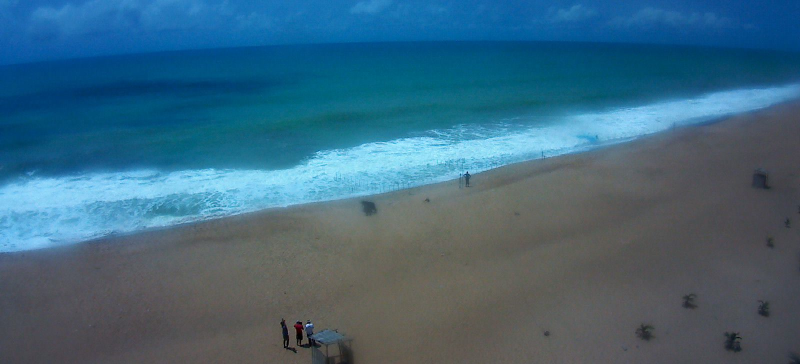
#> input picture resources/sample_frame_release.jpg, 1600 x 728 px (shown at 1/2 size)
$ python preprocessor.py   (Python 2 division)   (older library calls are emulated)
#> lines starting #> are read from the running program, lines starting #| are printed output that depends on the picture
### config.py
"""Configuration for the Grand Popo surface current analysis experiment.

Written by P. DERIAN 2017-01-06.
"""
###
import numpy
###

### Path
ROOT_RAWDATA_DIR = '/Volumes/LaCie_Mac/pderian/data_GPP/Videos'
ROOT_PREPROC_DIR = '/Volumes/LaCie_Mac/pderian/data_GPP/Frames'
#ROOT_ESTIM_DIR = '/Volumes/LaCie_Mac/pderian/data_GPP/Estim/'
ROOT_ESTIM_DIR = '/Users/pderian/Documents/Data/GrandPopo/data/plage/estim'
# this is the directory where ffmpeg & co are installed, since libav sucks ass.
FFMPEG_DIR = '/opt/local/bin'

### The orientation of the beach reference w.r.t. Easting, Northing reference.
BEACH_ORIENTATION = 10. # in [degree]

### The local gravity at grand Popo
# source: https://www.sensorsone.com/local-gravity-calculator/
G_GRAV = 9.78089 # in [m/s2] at GrandPopo location (6.02 degree North)

### The water depth
H_WATER = 1. # in [m]

### Case parameters
PARAMS_COMP60 = {
    # Parameters for the 60x60 m area covering the ADV/Aquapro sensors (TGRS paper)
    'label': 'timeseries_60m', #a label for the frame directory
    'image_format': 'jpg', #format of output images
    'median_length': 5., #length of median filter in [m]
    'resolution': 0.1, #[m/px]
    'origin': (370295., 694053.), # origin (x,y) easting, northing of the domain in [m]
    'dimensions': (60., 60.), # domain size in [m]
    'rotation': 0., # domain rotation in [degree] around origin
    }
PARAMS_COMP30 = {
    # Parameters for the 30x30 m area covering the ADV/Aquapro sensors (TGRS paper)
    'label': 'timeseries_30m', #a label for the frame directory
    'image_format': 'jpg', #format of output images
    'median_length': 5., #length of median filter in [m]
    'resolution': 0.1, #[m/px]
    'origin': (370310., 694075.5), # origin (x,y) easting, northing of the domain in [m]
    'dimensions': (30., 30.), # domain size in [m]
    'rotation': 0., # domain rotation in [degree] around origin
    }
PARAMS_RIP120 = {
    # Parameters for the 120x60 m area covering the dye release (TGRS paper)
    'label': 'flashrip_120m',
    'image_format': 'jpg', #format of output images
    'median_length': 5., #length of median filter in [m]
    'resolution': 0.2, #[m/px]
    'origin': (370240., 694045.), # origin (x,y) easting, northing of the domain in [m]
    'dimensions': (120., 60.), # domain size in [m]
    'rotation': 0., # domain rotation in [degree] around origin
    }
PARAMS_SWASH125 = {
    # Parameters for the 125x45 m area covering most of the swash zone (Coastal Dyn paper)
    'label': 'swash_125m',
    'image_format': 'jpg', #format of output images
    'median_length': 5., #length of median filter in [m]
    'resolution': 0.2, #[m/px]
    'origin': (370240., 694050.), # origin (x,y) easting, northing of the domain in [m]
    'dimensions': (125., 45.), # domain size in [m]
    'rotation': BEACH_ORIENTATION, # domain rotation in [degree] around origin, see BEACH_ORIENTATION
    }
PARAMS_FIELD60 = {
    # Parameters for the 60x60 m area covering the ADV/Aquapro sensors (TGRS paper)
    # here showing unfiltered (color) images for the vector field movie
    'label': 'fields_60m', #a label for the frame directory
    'image_format': 'jpg', #format of output images
    'median_length': 0, #length of median filter in [m]
    'resolution': 0.1, #[m/px]
    'origin': (370295., 694053.), # origin (x,y) easting, northing of the domain in [m]
    'dimensions': (60., 60.), # domain size in [m]
    'rotation': 0., # domain rotation in [degree] around origin
    }

### Averaging probe for time-series
# Located near the instruments, between ADV and ADCP
# this probe was used in v0, v1 and v2.
AVG_PROBE_LEGACY = {
    'x': 370325.0, # x (easting) coordinate in [m]
    'y': 694098.0, # y (northing) coordinate in [m]
    'r': 1.0 # probe radius in [m]
}
# Centered on ADV
# this is used for the (vector field + time-series) video
AVG_PROBE_ADV = {
    'x': 370323.5, # x (easting) coordinate in [m]
    'y': 694097.8, # y (northing) coordinate in [m]
    'r': 1. # probe radius in [m]
}
# Set the default probe
AVG_PROBE = AVG_PROBE_LEGACY

### Projection
# this H was estimated from the mapping matrices defined in the mat file.
# see preprocessor.estimate_H_from_mapping()
DEFAULT_H = [
    [2.4795542480487102e+03, 6.7539967752787433e+01,
     -2.2440068592504461e+05],
    [1.3228681378707056e+03, 3.5955050912544941e+01,
     -1.1965298848769323e+05],
    [3.5719691693753153e-03, 9.7256605585734505e-05,
     -3.2313166347066136e-01]
    ]

### Helpers
def domain_grid(origin, dimensions, rotation, resolution):
    """Reference function for the generation of the domain grid from the origin, dimensions
    rotation and resolution parameters.

    Written by P. DERIAN 2017-01-11.
    """
    x = numpy.arange(0., dimensions[0], step=resolution,) # 1d
    y = numpy.arange(0., dimensions[1], step=resolution,) # 1d
    X, Y = numpy.meshgrid(x, y) # 2d
    cos_theta = numpy.cos(numpy.deg2rad(rotation))
    sin_theta = numpy.sin(numpy.deg2rad(rotation))
    Xr = cos_theta*X - sin_theta*Y + origin[0] #apply rotation
    Yr = sin_theta*X + cos_theta*Y + origin[1]
    return Xr, Yr

### preprocessor.py
"""Preprocess Grand Popo video frames.

- rectification and gridding (interpolation);
- median filtering.

Written by P. DERIAN 2016-2017
www.pierrederian.net
"""
###
import glob
import os
###
import numpy
import matplotlib.pyplot as pyplot
import matplotlib.patches as patches
import scipy.interpolate as interpolate
import scipy.io as scio
import scipy.signal as signal
import scipy.ndimage as ndimage
import scipy.spatial as spatial
import skimage.io as skio
import skimage.transform as sktransform
###
from config import *
###

### IMAGE PREPROCESSOR ###
##########################
class DataPreprocessor:
    """
    """
    def __init__(self, **kwargs):
        """
        Expected keywords:
            H: 3x3 homography (projection) matrix.
            origin: (x0, y0) the origin in [meter]
            dimensions: (xdim, ydim) the domain size in [meter]
            rotation: the rotation angle of the grid around (x0, y0) in [degree]
            resolution: the grid resolution in [meter].
            radon_length: the length of the radon filter, in [meter]. None or 0 skip the filtering

        Written by P. DERIAN 2016-01-23
        Modified by P. DERIAN 2017-01-11: added domain rotation
        """
        ### Store parameters
        self.param = kwargs
        # check radon parameters
        if ('radon_length' not in self.param) or (self.param['radon_length'] is None):
            self.param['radon_length'] = 0 # disable radon filtering
        self.param['radon_length_px'] = int(
            numpy.ceil(self.param['radon_length']/self.param['resolution']))
        # check median filter parameters
        if ('median_length' not in self.param) or (self.param['median_length'] is None):
            self.param['median_length'] = 0 # disable radon filtering
        self.param['median_length_px'] = int(
            numpy.ceil(self.param['median_length']/self.param['resolution']))
        ### Load the projection matrix and create the corresponding transform
        self.H = numpy.array(self.param['H'])
        self.projection = sktransform.ProjectiveTransform(self.H)
        ### Real world interpolation coordinates
        self.X, self.Y = domain_grid(self.param['origin'], self.param['dimensions'],
                                     self.param['rotation'], self.param['resolution'])
        YX = numpy.hstack((self.Y.ravel().reshape((-1,1)),
                           self.X.ravel().reshape((-1,1)),
                           )) # interpolation coordinates
        self.shape = self.X.shape # this is the grid shape
        ### Image interpolation coordinates
        self.iYX = self.projection.inverse(YX)

    # [47 lines left out: functions __call__, process_image, not called in this run]

    def grid_image(self, image):
        """
        Grid the supplied image on the domain.

        Arguments:
            image a 2D grayscale or RBG image.
        Output:
            the 2D re-gridded image.

        Written by P. DERIAN 2016-01-23
        """
        # interpolate, reshape and return
        if image.ndim==2:
            return ndimage.interpolation.map_coordinates(image, self.iYX.T).reshape(self.shape)
        # TODO: make it faster???
        elif image.ndim==3:
            return numpy.dstack(
                (ndimage.interpolation.map_coordinates(image[:,:,i], self.iYX.T).reshape(self.shape)
                 for i in xrange(3)),
                )

    def demo(self, imagefile, outfile=None):
        """
        Show the preprocessor output.

        Arguments:
            imagefile: path to an image to be processed
        """
#> called with imagefile = 'resources/sample_frame_release.jpg', outfile = 'resources/grandpopo_config.jpg'
        def get_yx_polygon(X, Y):
            return numpy.array([[Y[iy, ix], X[iy, ix]]
                               for [iy, ix] in zip([0,-1,-1,0], [0,0,-1,-1])])

        # load image
        img = skio.imread(imagefile, as_grey=True)
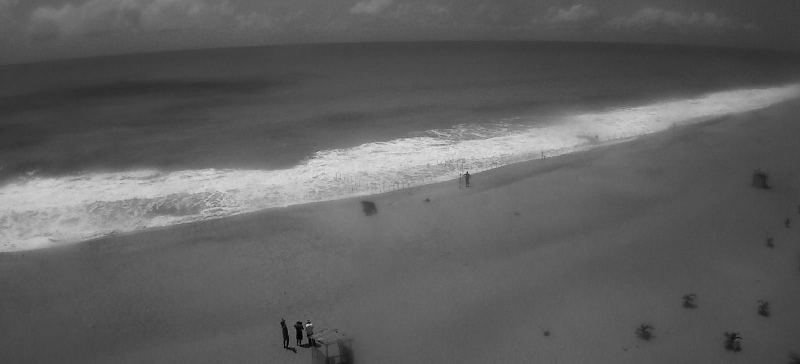
#> img: shape (728, 1600) float64 (shown at 1/2 size); min 0, max 0.922, mean 0.376
        # interpolate
        imgc = self.grid_image(img)
#> in grid_image, `return ndimage.interpolation.map_coordinates(image, self.iYX.T).reshap..`:
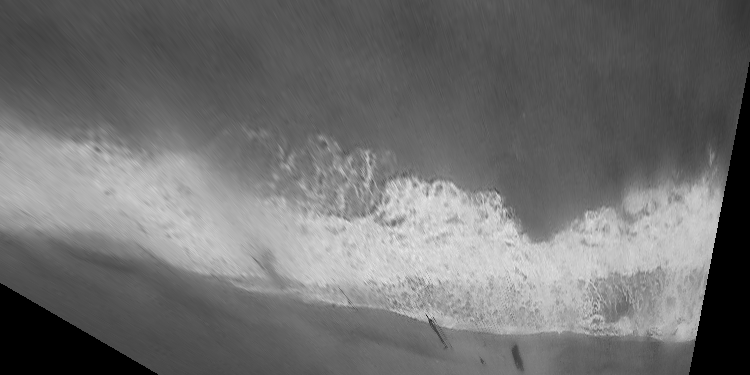
#> returned value: shape (375, 750) float64; min 0, max 0.923, mean 0.439

        # create figure
        dpi = 90.
        fig, (ax1, ax2) = pyplot.subplots(2,1, figsize=(1000./dpi, 1000./dpi))

        ### interpolation boundaries
        yxBound = get_yx_polygon(self.X, self.Y)
        iyxBound = self.projection.inverse(yxBound)

        ### compas
        x0Compas = self.X[0,0] + 110. #[m]
        y0Compas = self.Y[0,0] + 80. #[m]
        lCompas = 10. #[m]
        x1Compas = x0Compas
        y1Compas = y0Compas + lCompas
        x2Compas = x0Compas + lCompas
        y2Compas = y0Compas
        yxCompas = numpy.array([[y0Compas, x0Compas],
                    [y1Compas, x1Compas],
                    [y2Compas, x2Compas]])
        iyxCompas = self.projection.inverse(yxCompas)
        iyxCompas -= iyxCompas[0] - [[550, 1000]] #shift the arrows
        yxCompas -= yxCompas[0] - [[self.Y[0,0]+5., self.X[0,0]+5]]
        for i in [1,2]:
            iyxCompas[i,:] -= iyxCompas[0,:]
            iyxCompas[i,:] *= 30./numpy.sqrt(numpy.sum(iyxCompas[i,:]**2))
        print iyxCompas

        ### aquapro & ADV sensors
        iyxAquapro = numpy.array([[370, 600],]) #pixels
        yxAquapro = self.projection(iyxAquapro)
        iyxADV = numpy.array([[360, 660],]) #pixels
        yxADV = self.projection(iyxADV)
        iyxRelease = numpy.array([[270, 1175],]) #pixels
        yxRelease = self.projection(iyxRelease)

        ### subdomain
        # 60-m estimation area around sensors
        X60, Y60 = domain_grid(PARAMS_COMP60['origin'], PARAMS_COMP60['dimensions'],
                               PARAMS_COMP60['rotation'], PARAMS_COMP60['resolution'])
        yx60 = get_yx_polygon(X60, Y60)
        iyx60 = self.projection.inverse(yx60) # pixel coords
        y60_label = yx60[:,0].min() # world coord for the text label
        x60_label = yx60[:,1].mean()
        area60_color = 'purple'
        # 30-m area around sensors
        X30, Y30 = domain_grid(PARAMS_COMP30['origin'], PARAMS_COMP30['dimensions'],
                               PARAMS_COMP30['rotation'], PARAMS_COMP30['resolution'])
        yx30 = get_yx_polygon(X30, Y30)
        iyx30 = self.projection.inverse(yx30) # pixel coords
        y30_label = yx30[:,0].min() # world coord for the text label
        x30_label = yx30[:,1].mean()
        area30_color = 'orange'
        # 120x60 m wide area for flash rip
        X120, Y120 = domain_grid(PARAMS_RIP120['origin'], PARAMS_RIP120['dimensions'],
                                 PARAMS_RIP120['rotation'], PARAMS_RIP120['resolution'])
        yx120 = get_yx_polygon(X120, Y120)
        iyx120 = self.projection.inverse(yx120) # pixel coords
        y120_label = yx120[:,0].min() # world coord for the text label
        x120_label = yx120[:,1].mean()
        area120_color = 'c'
        # 125x45 m for COASTDYN
        X125, Y125 = domain_grid(PARAMS_SWASH125['origin'], PARAMS_SWASH125['dimensions'],
                                 PARAMS_SWASH125['rotation'], PARAMS_SWASH125['resolution'])
        yx125 = get_yx_polygon(X125, Y125)
        iyx125 = self.projection.inverse(yx125) # pixel coords
        y125_label = Y125[0,:].mean() # world coord for the text label
        x125_label = yx125[:,1].mean()
        area125_color = 'pink'


        #### original data
        ax1.set_title('Original')
        ax1.set_xlabel('i [px]')
        ax1.set_ylabel('j [px]')
        ax1.imshow(img, cmap='gray', interpolation='nearest', vmin=0.1, vmax=0.9)
        # plot the various areas and add a marker at the origin
        # Note: roll to get x,y instead of y, x
        ax1.add_artist(patches.Polygon(numpy.roll(iyxBound,1,axis=-1), fill=False, ls='--'))
        ax1.add_artist(patches.Polygon(numpy.roll(iyx60,1,axis=-1), fill=False, color=area60_color))
        ax1.plot(iyx60[0,1], iyx60[0,0], 'o', color=area60_color)
        ax1.add_artist(patches.Polygon(numpy.roll(iyx30,1,axis=-1), fill=False, color=area30_color))
        ax1.plot(iyx30[0,1], iyx30[0,0], 'o', color=area30_color)
        ax1.add_artist(patches.Polygon(numpy.roll(iyx120,1,axis=-1), fill=False, color=area120_color))
        ax1.plot(iyx120[0,1], iyx120[0,0], 'o', color=area120_color)
        ax1.add_artist(patches.Polygon(numpy.roll(iyx125,1,axis=-1), fill=False, color=area125_color))
        ax1.plot(iyx125[0,1], iyx125[0,0], 'o', color=area125_color)
        # the sensors
        ax1.plot(iyxAquapro[0,1], iyxAquapro[0,0], '*r')
        ax1.plot(iyxADV[0,1], iyxADV[0,0], '*g')
        ax1.plot(iyxRelease[0,1], iyxRelease[0,0], '*b')
        # the compas
        ax1.quiver([iyxCompas[0,1],],
                   [iyxCompas[0,0],],
                   [iyxCompas[1,1],],
                   [iyxCompas[1,0],],
                   color=['w', 'k'],
                   units='xy', angles='xy',
                   scale_units='xy',
                   )
        ax1.text(iyxCompas[0,1]-5, iyxCompas[0,0]-5, 'N', color='w', weight='bold',
                 va='bottom', ha='right')
        #
        ax1.set_xlim(0, img.shape[1])
        ax1.set_ylim(img.shape[0], 0)
        ### rectified data
        ax2.set_aspect('equal')
        ax2.set_title('Rectified, {} m/px'.format(self.param['resolution']))
        ax2.set_xlabel('easting x [m]')
        ax2.set_ylabel('northing y [m]')
        ax2.pcolormesh(self.X, self.Y, imgc, cmap='gray')
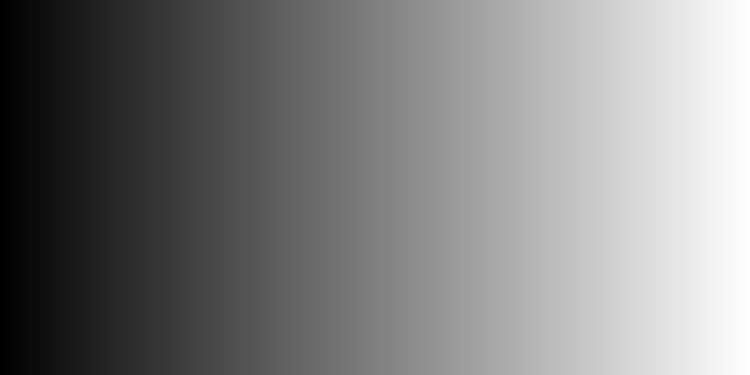
#> self.X: shape (375, 750) float64; min 370220, max 370369.8, mean 370294.9; drawn with min black and max white
        # the areas
        ax2.add_artist(patches.Polygon(numpy.roll(yx60,1,axis=-1), fill=False, color=area60_color))
        ax2.plot(yx60[0,1], yx60[0,0], 'o', color=area60_color)
        ax2.text(x60_label, y60_label, 'TGRS(v1) {}x{} m'.format(*PARAMS_COMP60['dimensions']),
                va='top', ha='center', color=area60_color)
        ax2.add_artist(patches.Polygon(numpy.roll(yx30,1,axis=-1), fill=False, color=area30_color))
        ax2.plot(yx30[0,1], yx30[0,0], 'o', color=area30_color)
        ax2.text(x30_label, y30_label, 'TGRS(v2?) {}x{} m'.format(*PARAMS_COMP30['dimensions']),
                 va='top', ha='center', color=area30_color)
        ax2.add_artist(patches.Polygon(numpy.roll(yx120,1,axis=-1), fill=False, color=area120_color))
        ax2.plot(yx120[0,1], yx120[0,0], 'o', color=area120_color)
        ax2.text(x120_label, y120_label, 'TGRS(v1,v2) {}x{} m'.format(*PARAMS_RIP120['dimensions']),
                 va='top', ha='center', color=area120_color)
        ax2.add_artist(patches.Polygon(numpy.roll(yx125,1,axis=-1), fill=False, color=area125_color))
        ax2.plot(yx125[0,1], yx125[0,0], 'o', color=area125_color)
        ax2.text(x125_label, y125_label, 'COASTDYN {}x{} m'.format(*PARAMS_SWASH125['dimensions']),
                 va='top', ha='center', color=area125_color)
        ax2.add_artist(
            patches.Circle((AVG_PROBE['x'], AVG_PROBE['y']), radius=AVG_PROBE['r'],
                           fill=True, color='teal', alpha=0.75),
            )
        # the sensors
        ax2.plot(yxAquapro[0,1], yxAquapro[0,0], '*r')
        ax2.text(yxAquapro[0,1]+1, yxAquapro[0,0]+1, 'Aquapro', va='baseline', ha='left', color='r')
        ax2.plot(yxADV[0,1], yxADV[0,0], '*g')
        ax2.text(yxADV[0,1]-1, yxADV[0,0]-1, 'ADV', va='baseline', ha='right', color='g')
        ax2.plot(yxRelease[0,1], yxRelease[0,0], '*b')
        ax2.text(yxRelease[0,1], yxRelease[0,0]-1.5, 'Dye release', va='baseline', ha='center', color='b')
        # the compas
        ax2.quiver([yxCompas[0,1],],
                   [yxCompas[0,0],],
                   [yxCompas[1,1]-yxCompas[0,1],],
                   [yxCompas[1,0]-yxCompas[0,0],],
                   color=['w', 'k'],
                   units='xy', angles='xy', scale_units='xy')
        ax2.text(yxCompas[0,1], yxCompas[0,0]-1., 'N', color='w', weight='bold',
                 va='top', ha='center')
        #
        ax2.set_xlim(yxBound[:,1].min(), yxBound[:,1].max())
        ax2.set_ylim(yxBound[:,0].min(), yxBound[:,0].max())

        print 'Aquapro (x,y) = ({:.0f}, {:.0f}) (px) -> ({:.2f}, {:.2f}) (m)'.format(
            iyxAquapro[0,1], iyxAquapro[0,0], yxAquapro[0,1], yxAquapro[0,0])
        print 'ADV (x,y) = ({:.0f}, {:.0f}) (px) -> ({:.2f}, {:.2f}) (m)'.format(
            iyxADV[0,1], iyxADV[0,0], yxADV[0,1], yxADV[0,0])

        pyplot.subplots_adjust(left=.07, bottom=.05, right=.97, top=.96)
        if outfile is not None:
            fig.savefig(outfile, dpi=dpi)
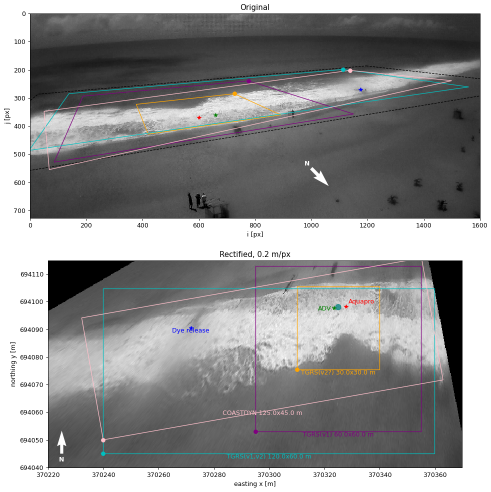
#> figure drawn by matplotlib, 2 panels
            print 'saved', outfile
        pyplot.show()

### HELPERS ###
###############

# [258 lines left out: functions radon_filter, estimate_H_from_mapping, check_H, test_projection, test_mapping, test_footprint, not called in this run]

### MAIN ####
#############
if __name__=="__main__":

    # [11 lines of commented-out code are left out]
    preprocessor = DataPreprocessor(
        H=DEFAULT_H,
        origin=(370220., 694040.),
        dimensions=(150., 75.),
        rotation=0.,
        resolution=0.2,
        )
    preprocessor.demo("resources/sample_frame_release.jpg",
                      "resources/grandpopo_config.jpg")
